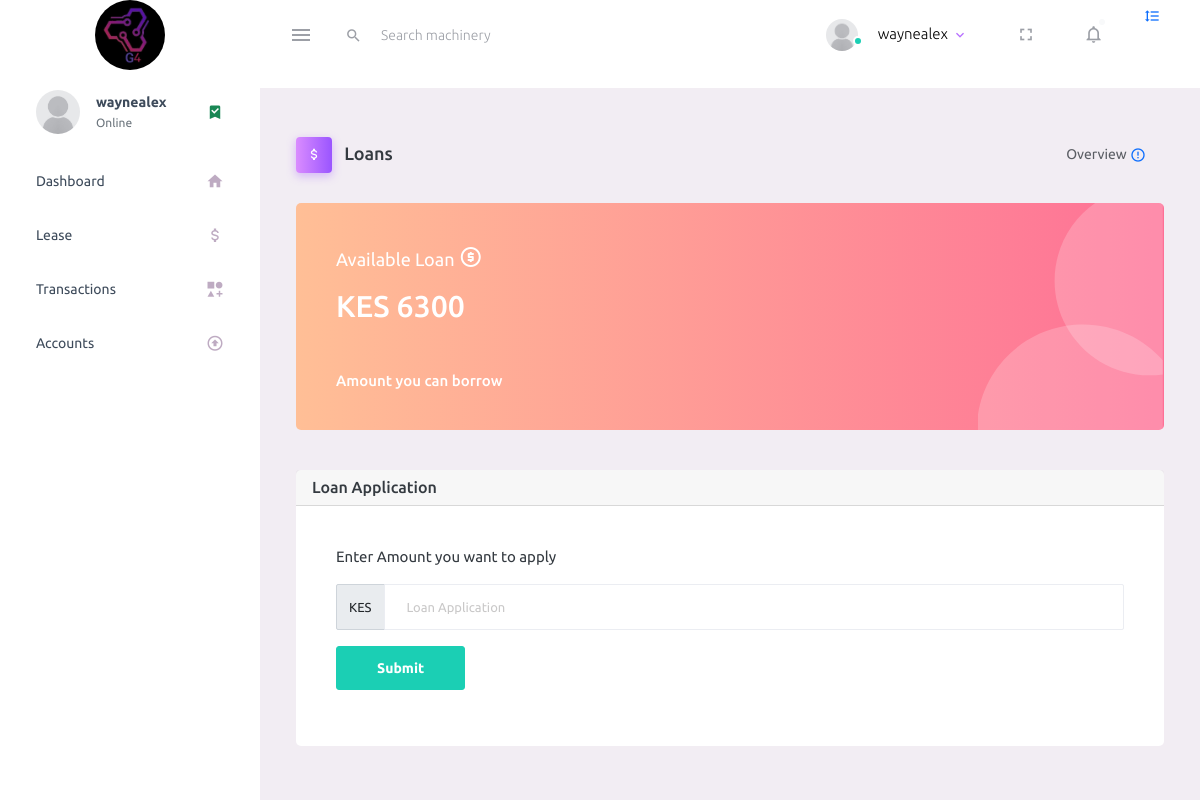
Page /loans/ (signed in) on the committed database.
### login/models.py (models this page shows, shortened)
class Account(models.Model):
    created_at = models.DateTimeField(auto_now_add=True)
    status = models.BooleanField(default=0)
    user_id = models.IntegerField()
    name = models.CharField(max_length=100, null=True)
    admin = models.BooleanField(default=0)
    phone_number = models.IntegerField(null=True)
    verified = models.BooleanField(default=False)

class Notification(models.Model):
    created_at = models.DateTimeField(auto_now_add=True)
    type = models.CharField(max_length=20, choices=[
        ('event', 'event'),
        ('info', 'info'),
        ('system', 'system'),
        ('team', 'team'),
    ])
    username = models.CharField(max_length=20)
    sender = models.CharField(max_length=20)
    message = models.CharField(max_length=1000)
    subject = models.CharField(max_length=250, default="Welcome Message")
    read = models.BooleanField(default=0)

class Loan(models.Model):
    loan_id = models.IntegerField(default=1)
    loan = models.IntegerField(default=6300)

### login/views.py (the view)
def loans(request):
    if request.method == 'POST':
        loan_amount = request.POST['loan']
        activity_log = ActivityLog(user=request.user, action='Loan Application',
                                   details='User applied for a loan KES' + loan_amount)
        activity_log.save()
        amount = int(loan_amount)
        loan_limit = Loan.objects.get(id=1)
        _loan_limit = int(loan_limit.loan)
        if amount > _loan_limit:
            messages.success(request, 'Loan Amount cant be more than Total Loan Available')
            return redirect('loans')
        else:
            member = request.user.username
            interest = 10
            current_date = datetime.now().date()
            date_due = current_date + timedelta(days=30)
            apply = Apply(member=member, amount=amount, interest_rate=interest, date_due=date_due, type=0,
                          status='pending')
            apply.save()
            _loan = Loan.objects.get(id=1)
            _loan.loan = _loan.loan - amount
            _loan.save()
            messages.success(request, 'Loan Application Successful wait for Admin to confirm')
            formatted_message = f"Dear {member},\n\n Your Loan application is received awaiting Admin confirmation" \
                                "\n\nRegards, \n~Family Bank Team."
            send_message(formatted_message)
            return redirect('loans')
    else:
        loan = Loan.objects.get(id=1)
        acc_ = Account.objects.get(user_id=request.user.id)
        monthly = MonthlyActivity.objects.get(member=request.user.username)
        turn = Turn.objects.get(member=request.user.username)
        apply = Apply.objects.filter(member=request.user.username, type=0).first()
        notification = Notification.objects.filter(username=request.user.username).order_by('-id')[:3]
        total_amount = None
        if apply:
            total_amount = apply.amount + (apply.amount * (apply.interest_rate / 100))
        return render(request, 'loan.html',
                      {'loan': loan, 'account': acc_, 'monthly': monthly, 'turn': turn, 'loan_balance': total_amount,
                       'apply': apply, 'notification': notification})

### login/templates/loan.html (shortened to what this page needs)
{% extends 'base1.html'  %}
{% load static %}
{% block content %}
<div class="main-panel">
    <div class="container">
    <br/>
  </div>
    <div class="content-wrapper">
        <div class="page-header">
            <h3 class="page-title">
    <span class="page-title-icon bg-gradient-primary text-white me-2">
        <i class="mdi mdi-currency-usd"></i>
    </span> Loans
            </h3>
            <nav aria-label="breadcrumb">
                <ul class="breadcrumb">
                    <li class="breadcrumb-item active" aria-current="page">
                        Overview <i
                            class="mdi mdi-alert-circle-outline icon-sm text-primary align-middle"></i>
                    </li>
                </ul>
            </nav>
        </div>
        {% if apply %}
        <div class="col-md-12 stretch-card grid-margin">
            <div class="card bg-gradient-success card-img-holder text-white">
                <div class="card-body">
                    <img src="{% static 'Login/stylesheets/assets/images/dashboard/circle.svg' %}"
                         class="card-img-absolute" alt="circle-image"/>
                    <h4 class="font-weight-normal mb-3">You currently do not qualify for a Loan <i
                            class="mdi mdi-coin mdi-24px float-right"></i>
                    </h4>
                    <h4 class="mb-5">Current Loan</h4>
                    <h2 class="mb-5">KES {{loan_balance}}</h2>
                    <h6 class="card-text">Due Date: {{apply.date_due}}</h6>
                </div>
            </div>
        </div>
        {% else %}
        <div class="col-md-12 stretch-card grid-margin">
            <div class="card bg-gradient-danger card-img-holder text-white">
                <div class="card-body">
                    <img src="{% static 'Login/stylesheets/assets/images/dashboard/circle.svg' %}"
                         class="card-img-absolute" alt="circle-image"/>
                    <h4 class="font-weight-normal mb-3">Available Loan <i
                            class="mdi mdi-coin mdi-24px float-right"></i>
                    </h4>
                    <h2 class="mb-5">KES {{loan.loan}}</h2>
                    <h6 class="card-text">Amount you can borrow</h6>
                </div>
            </div>
        </div>
        <div class="card">
            <h5 class="card-header">Loan Application</h5>
            <div class="card-body">
                <p class="card-text">Enter Amount you want to apply</p>
                <form method="post" action="">
                    <div class="input-group mb-3">
                        <span class="input-group-text" id="basic-addon1">KES</span>
                        <input type="number" class="form-control" placeholder="Loan Application" aria-label="Username"
                               name="loan"
                               aria-describedby="basic-addon1">
                    </div>
                    <button type="submit" class="btn btn-success">Submit</button>
                </form>
            </div>
        </div>
        {% endif %}
    </div>
</div>
{% endblock %}

### login/templates/base1.html (shortened to what this page needs)
{% load static %}
<html lang="en">
<head>
    <link rel="stylesheet" href="{% static 'Login/stylesheets/assets/vendors/mdi/css/materialdesignicons.min.css' %}">
    <link rel="stylesheet" href="{% static 'Login/stylesheets/assets/vendors/css/vendor.bundle.base.css' %}">
    <link rel="stylesheet" href="{% static 'Login/stylesheets/assets/css/style.css' %}">
    <link rel="shortcut icon" href="{% static 'Login/stylesheets/assets/images/favicon.ico' %}"/>
</head>
<body>
<div class="container-scroller">
    <nav class="navbar default-layout-navbar col-lg-12 col-12 p-0 fixed-top d-flex flex-row">
        <div class="text-center navbar-brand-wrapper d-flex align-items-center justify-content-center">
            <a class="navbar-brand brand-logo" href="{% url 'home'%}"><img src="{% static 'assets/img/logo.jpg' %}" style="border-radius: 50%; height: 70px;width: 70px;;" alt="Logo">
        </div>
        <div class="navbar-menu-wrapper d-flex align-items-stretch">
            <button class="navbar-toggler navbar-toggler align-self-center" type="button" data-toggle="minimize">
                <span class="mdi mdi-menu"></span>
            </button>
            <div class="search-field d-none d-md-block">
                <form class="d-flex align-items-center h-100" action="#">
                    <div class="input-group">
                        <div class="input-group-prepend bg-transparent">
                            <i class="input-group-text border-0 mdi mdi-magnify"></i>
                        </div>
                        <input type="text" class="form-control bg-transparent border-0" placeholder="Search machinery">
                    </div>
                </form>
            </div>
            <ul class="navbar-nav navbar-nav-right">
                <li class="nav-item nav-profile dropdown">
                    <a class="nav-link dropdown-toggle" id="profileDropdown" href="#" data-bs-toggle="dropdown"
                       aria-expanded="false">
                        <div class="nav-profile-img">
                            <img src="{% static 'Login/assets/default-user.png' %}" alt="image">
                            <span class="availability-status online"></span>
                        </div>
                        <div class="nav-profile-text">
                            <p class="mb-1 text-black">{{account.name}}</p>
                        </div>
                    </a>
                </li>
                <li class="nav-item d-none d-lg-block full-screen-link">
                    <a class="nav-link">
                        <i class="mdi mdi-fullscreen" id="fullscreen-button"></i>
                    </a>
                </li>
                <li class="nav-item dropdown">
                    <a class="nav-link count-indicator dropdown-toggle" id="notificationDropdown" href="#"
                       data-bs-toggle="dropdown">
                        <i class="mdi mdi-bell-outline"></i>
                        {% if notification %}
                        {% for notify in notification%}
                        {% if notify.read == 0 %}
                        <span class="count-symbol bg-danger"></span>
                        {% else %}
                        <span class="count-symbol bg-light"></span>
                        {% endif %}
                        {% endfor %}
                        {% endif %}
                    </a>
                </li>
            </ul>
            <li class="nav-item nav-settings d-none d-lg-block">
                <a class="nav-link" href="#">
                    <i class="mdi mdi-format-line-spacing"></i>
                </a>
            </li>
        </div>
    </nav>
    <div class="container-fluid page-body-wrapper">
        <nav class="sidebar sidebar-offcanvas" id="sidebar">
            <ul class="nav">
                <li class="nav-item nav-profile">
                    <a href="#" class="nav-link">
                        <div class="nav-profile-image">
                            <img src="{% static 'Login/assets/default-user.png' %}" alt="Prof">
                        </div>
                        <div class="nav-profile-text d-flex flex-column">
                            <span class="font-weight-bold mb-2">{{ account.name }}</span>
                            <span class="text-secondary text-small">Online</span>
                        </div>
                        <i class="mdi mdi-bookmark-check text-success nav-profile-badge"></i>
                    </a>
                </li>
                <li class="nav-item">
                    <a class="nav-link" href="{% url 'dashboard' %}">
                        <span class="menu-title">Dashboard</span>
                        <i class="mdi mdi-home menu-icon"></i>
                    </a>
                </li>
                <li class="nav-item">
                    <a class="nav-link" href="{% url 'loans' %}">
                        <span class="menu-title">Lease</span>
                        <i class="mdi mdi-currency-usd menu-icon"></i>
                    </a>
                </li>
                <li class="nav-item">
                    <a class="nav-link" href="{% url 'transactions' %}">
                        <span class="menu-title">Transactions</span>
                        <i class="mdi mdi-shape-plus menu-icon"></i>
                    </a>
                </li>
                <li class="nav-item">
                    <a class="nav-link" href="pages/icons/mdi.html">
                        <span class="menu-title">Accounts</span>
                        <i class="mdi mdi-arrow-up-bold-circle-outline menu-icon"></i>
                    </a>
                </li>
            </ul>
        </nav>
        {% block content %}
        {% endblock %}
    </div>
</div>
</body>
</html>

### rows in the picture
Account: name "waynealex"
Notification: read True (drawn)
Loan: loan "6300"
